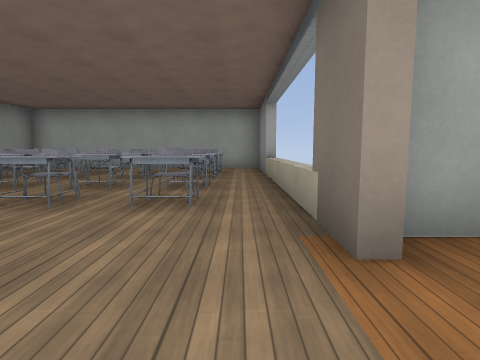
view 1 (above)

13 first-person views from a walk through a Godot game level. The camera is 1.2 m above the floor, tilts 6° down and sees 80° across. The floor is counted in squares, 2 m on a side. Each view is taken from the middle of a square. On the plan, view 1 faces up. The plan holds only what a view shows up to about 9 squares ahead; the rest is blank. Characters and animated objects are not drawn. Surface patterns are stand-ins for the level's own textures.

view 2
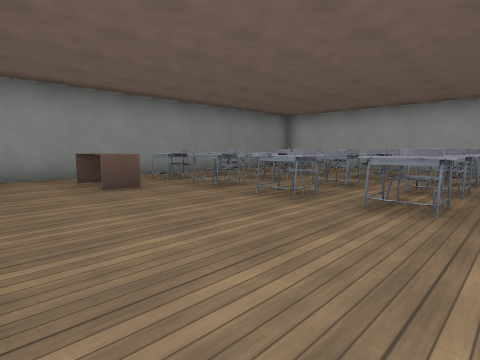

view 3
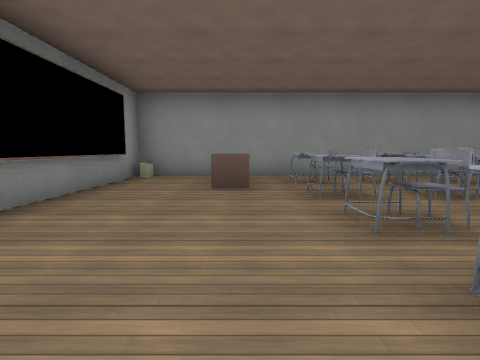

view 4
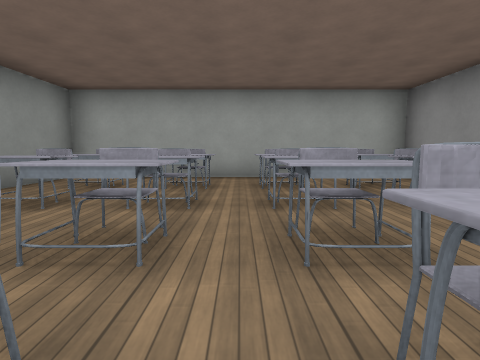

view 5
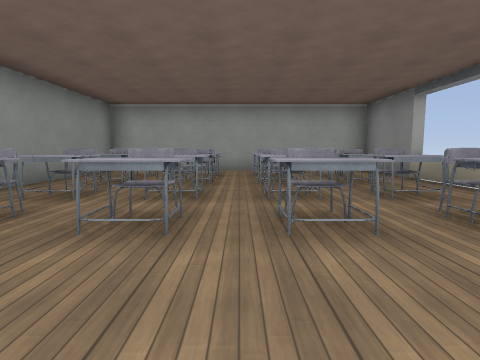

view 6
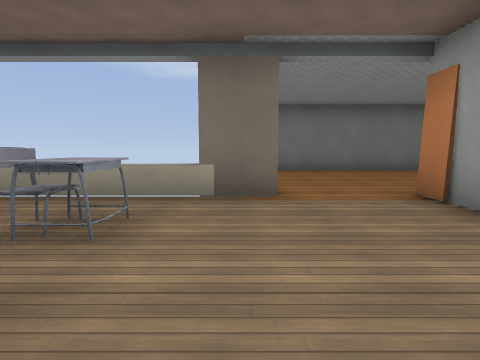

view 7
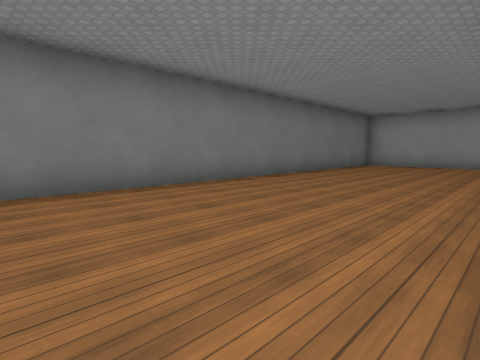

view 8
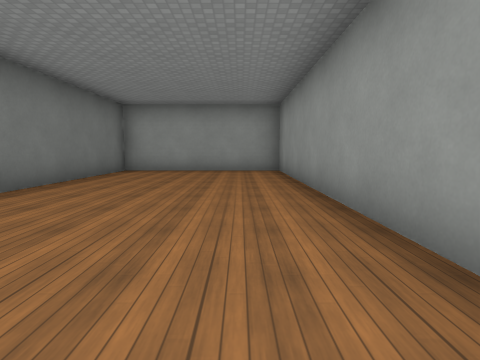

view 9
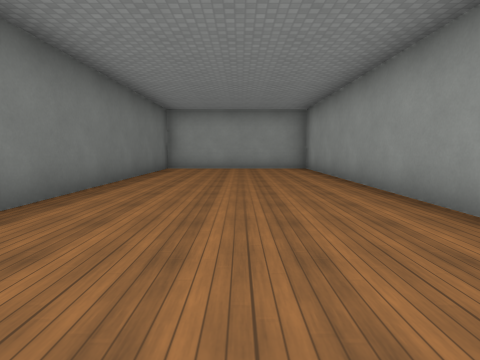

view 10
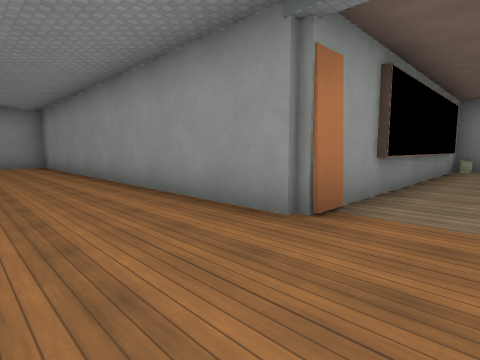

view 11
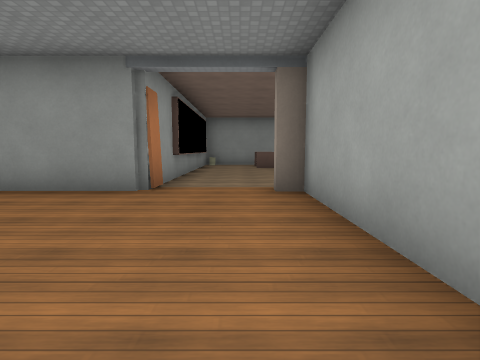

view 12
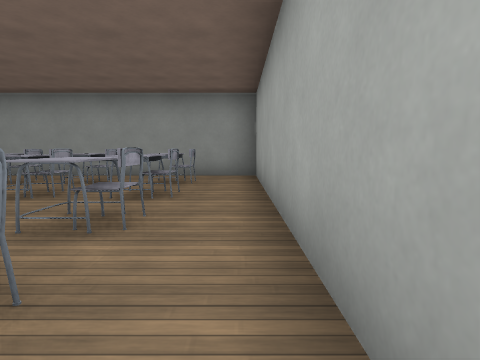

view 13
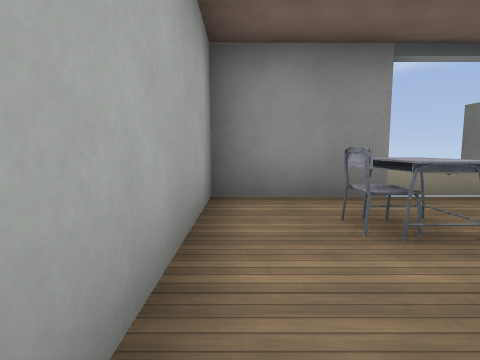

### Floor plan
Points are (right, up) in squares from view 1. A wall is a line through its corners. A room is listed if a view was taken in it or the views show most of it. See-through windows are left out.
Room 1 (views 1, 2, 3, 4, 5, 6, 7, 12, 13)
walls: (0.6, 1.5) (0.6, 9.4) (-6.7, 9.4) (-6.7, -0.4) (0.9, -0.4)
ways out: opening at (0.5, 0.5) to room 2
objects: bin (-6, 0); table (-5, 2); table (-5, 3); table (-5, 5); table (-5, 6); table (-5, 8); table (-4, 3); chair (-4, 4); chair (-4, 5); chair (-4, 6); chair (-4, 8); chair (-3, 4); table (-3, 5); table (-3, 6); table (-3, 8); table (-2, 3); table (-2, 4); chair (-2, 5); chair (-2, 6); table (-2, 7); chair (-2, 8); table (-2, 9); table (-1, 3); chair (-1, 4); chair (-1, 5); chair (-1, 6); chair (-1, 8); table (0, 5); table (0, 6); table (0, 8)
Room 2 (views 8, 9, 10, 11)
walls: (0.9, -0.4) (0.9, -10.3) (5.4, -10.3) (5.4, 1); (4, 1.9) (0.9, 1.9)
ways out: opening at (0.5, 0.5) to room 1

Positions as (right, up) in squares from view 1, and headings:
1: (0, 0), facing up
2: (0, 0), facing up-left
3: (0, 2), facing left
4: (-3, 3), facing up
5: (-3, 1), facing up
6: (-3, 2), facing right
7: (1, 1), facing down-right
8: (2, -2), facing down
9: (3, -1), facing down
10: (3, 1), facing down-left
11: (5, 1), facing left
12: (0, 9), facing left
13: (-3, 9), facing right
